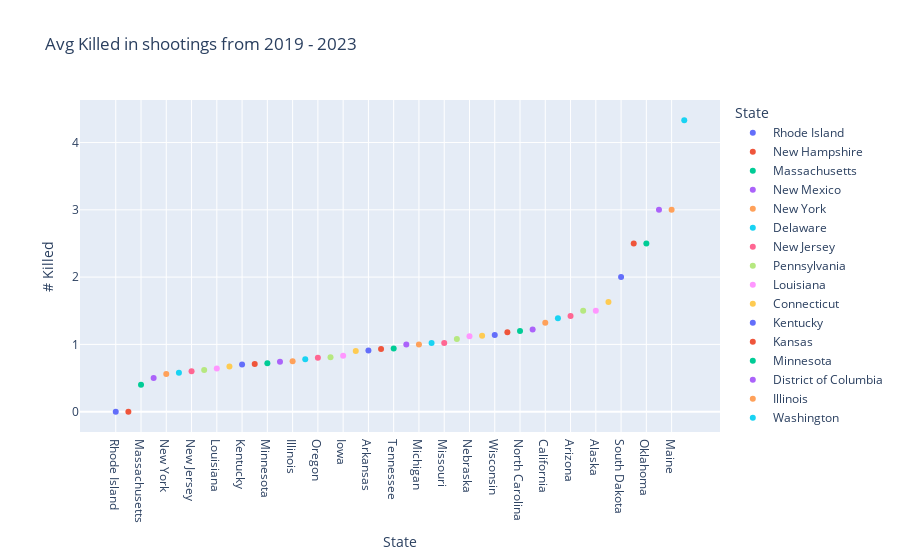

Notebook cell for this chart:
### Code cell
avg_df = avg_df.round(2)
hovertemplate = "# Killed: %{customdata[0]} <br># Injured: %{customdata[1]}: </br>"
plot = px.scatter(avg_df, x = 'State', y = '# Killed', color = 'State', title = 'Avg Killed in shootings from 2019 - 2023', custom_data = ['# Killed', '# Injured'], trendline='ols')
plot.update_traces(hovertemplate = hovertemplate)
plot.show()

### Figure 1 — Plotly figure (JSON) as saved in the notebook; plotly's stock layout.template omitted (floating-point values rounded to 4 significant figures)
{"data": [{"customdata": [[0, 6.5]], "hovertemplate": "# Killed: %{customdata[0]} <br># Injured: %{customdata[1]}: </br>", "legendgroup": "Rhode Island", "marker": {"color": "#636efa", "symbol": "circle"}, "mode": "markers", "name": "Rhode Island", "orientation": "v", "showlegend": true, "type": "scatter", "x": ["Rhode Island"], "xaxis": "x", "y": [0], "yaxis": "y"}, {"hovertemplate": "# Killed: %{customdata[0]} <br># Injured: %{customdata[1]}: </br>", "legendgroup": "Rhode Island", "marker": {"color": "#636efa", "symbol": "circle"}, "mode": "lines", "name": "Rhode Island", "showlegend": false, "type": "scatter", "xaxis": "x", "yaxis": "y"}, {"customdata": [[0, 4]], "hovertemplate": "# Killed: %{customdata[0]} <br># Injured: %{customdata[1]}: </br>", "legendgroup": "New Hampshire", "marker": {"color": "#EF553B", "symbol": "circle"}, "mode": "markers", "name": "New Hampshire", "orientation": "v", "showlegend": true, "type": "scatter", "x": ["New Hampshire"], "xaxis": "x", "y": [0], "yaxis": "y"}, {"hovertemplate": "# Killed: %{customdata[0]} <br># Injured: %{customdata[1]}: </br>", "legendgroup": "New Hampshire", "marker": {"color": "#EF553B", "symbol": "circle"}, "mode": "lines", "name": "New Hampshire", "showlegend": false, "type": "scatter", "xaxis": "x", "yaxis": "y"}, {"customdata": [[0.4, 4.33]], "hovertemplate": "# Killed: %{customdata[0]} <br># Injured: %{customdata[1]}: </br>", "legendgroup": "Massachusetts", "marker": {"color": "#00cc96", "symbol": "circle"}, "mode": "markers", "name": "Massachusetts", "orientation": "v", "showlegend": true, "type": "scatter", "x": ["Massachusetts"], "xaxis": "x", "y": [0.4], "yaxis": "y"}, {"hovertemplate": "# Killed: %{customdata[0]} <br># Injured: %{customdata[1]}: </br>", "legendgroup": "Massachusetts", "marker": {"color": "#00cc96", "symbol": "circle"}, "mode": "lines", "name": "Massachusetts", "showlegend": false, "type": "scatter", "xaxis": "x", "yaxis": "y"}, {"customdata": [[0.5, 4]], "hovertemplate": "# Killed: %{customdata[0]} <br># Injured: %{customdata[1]}: </br>", "legendgroup": "New Mexico", "marker": {"color": "#ab63fa", "symbol": "circle"}, "mode": "markers", "name": "New Mexico", "orientation": "v", "showlegend": true, "type": "scatter", "x": ["New Mexico"], "xaxis": "x", "y": [0.5], "yaxis": "y"}, {"hovertemplate": "# Killed: %{customdata[0]} <br># Injured: %{customdata[1]}: </br>", "legendgroup": "New Mexico", "marker": {"color": "#ab63fa", "symbol": "circle"}, "mode": "lines", "name": "New Mexico", "showlegend": false, "type": "scatter", "xaxis": "x", "yaxis": "y"}, {"customdata": [[0.56, 4.35]], "hovertemplate": "# Killed: %{customdata[0]} <br># Injured: %{customdata[1]}: </br>", "legendgroup": "New York", "marker": {"color": "#FFA15A", "symbol": "circle"}, "mode": "markers", "name": "New York", "orientation": "v", "showlegend": true, "type": "scatter", "x": ["New York"], "xaxis": "x", "y": [0.56], "yaxis": "y"}, {"hovertemplate": "# Killed: %{customdata[0]} <br># Injured: %{customdata[1]}: </br>", "legendgroup": "New York", "marker": {"color": "#FFA15A", "symbol": "circle"}, "mode": "lines", "name": "New York", "showlegend": false, "type": "scatter", "xaxis": "x", "yaxis": "y"}, {"customdata": [[0.58, 3.67]], "hovertemplate": "# Killed: %{customdata[0]} <br># Injured: %{customdata[1]}: </br>", "legendgroup": "Delaware", "marker": {"color": "#19d3f3", "symbol": "circle"}, "mode": "markers", "name": "Delaware", "orientation": "v", "showlegend": true, "type": "scatter", "x": ["Delaware"], "xaxis": "x", "y": [0.58], "yaxis": "y"}, {"hovertemplate": "# Killed: %{customdata[0]} <br># Injured: %{customdata[1]}: </br>", "legendgroup": "Delaware", "marker": {"color": "#19d3f3", "symbol": "circle"}, "mode": "lines", "name": "Delaware", "showlegend": false, "type": "scatter", "xaxis": "x", "yaxis": "y"}, {"customdata": [[0.6, 4.49]], "hovertemplate": "# Killed: %{customdata[0]} <br># Injured: %{customdata[1]}: </br>", "legendgroup": "New Jersey", "marker": {"color": "#FF6692", "symbol": "circle"}, "mode": "markers", "name": "New Jersey", "orientation": "v", "showlegend": true, "type": "scatter", "x": ["New Jersey"], "xaxis": "x", "y": [0.6], "yaxis": "y"}, {"hovertemplate": "# Killed: %{customdata[0]} <br># Injured: %{customdata[1]}: </br>", "legendgroup": "New Jersey", "marker": {"color": "#FF6692", "symbol": "circle"}, "mode": "lines", "name": "New Jersey", "showlegend": false, "type": "scatter", "xaxis": "x", "yaxis": "y"}, {"customdata": [[0.62, 4.16]], "hovertemplate": "# Killed: %{customdata[0]} <br># Injured: %{customdata[1]}: </br>", "legendgroup": "Pennsylvania", "marker": {"color": "#B6E880", "symbol": "circle"}, "mode": "markers", "name": "Pennsylvania", "orientation": "v", "showlegend": true, "type": "scatter", "x": ["Pennsylvania"], "xaxis": "x", "y": [0.62], "yaxis": "y"}, {"hovertemplate": "# Killed: %{customdata[0]} <br># Injured: %{customdata[1]}: </br>", "legendgroup": "Pennsylvania", "marker": {"color": "#B6E880", "symbol": "circle"}, "mode": "lines", "name": "Pennsylvania", "showlegend": false, "type": "scatter", "xaxis": "x", "yaxis": "y"}, {"customdata": [[0.64, 4.61]], "hovertemplate": "# Killed: %{customdata[0]} <br># Injured: %{customdata[1]}: </br>", "legendgroup": "Louisiana", "marker": {"color": "#FF97FF", "symbol": "circle"}, "mode": "markers", "name": "Louisiana", "orientation": "v", "showlegend": true, "type": "scatter", "x": ["Louisiana"], "xaxis": "x", "y": [0.64], "yaxis": "y"}, {"hovertemplate": "# Killed: %{customdata[0]} <br># Injured: %{customdata[1]}: </br>", "legendgroup": "Louisiana", "marker": {"color": "#FF97FF", "symbol": "circle"}, "mode": "lines", "name": "Louisiana", "showlegend": false, "type": "scatter", "xaxis": "x", "yaxis": "y"}, {"customdata": [[0.67, 3.83]], "hovertemplate": "# Killed: %{customdata[0]} <br># Injured: %{customdata[1]}: </br>", "legendgroup": "Connecticut", "marker": {"color": "#FECB52", "symbol": "circle"}, "mode": "markers", "name": "Connecticut", "orientation": "v", "showlegend": true, "type": "scatter", "x": ["Connecticut"], "xaxis": "x", "y": [0.67], "yaxis": "y"}, {"hovertemplate": "# Killed: %{customdata[0]} <br># Injured: %{customdata[1]}: </br>", "legendgroup": "Connecticut", "marker": {"color": "#FECB52", "symbol": "circle"}, "mode": "lines", "name": "Connecticut", "showlegend": false, "type": "scatter", "xaxis": "x", "yaxis": "y"}, {"customdata": [[0.7, 4.26]], "hovertemplate": "# Killed: %{customdata[0]} <br># Injured: %{customdata[1]}: </br>", "legendgroup": "Kentucky", "marker": {"color": "#636efa", "symbol": "circle"}, "mode": "markers", "name": "Kentucky", "orientation": "v", "showlegend": true, "type": "scatter", "x": ["Kentucky"], "xaxis": "x", "y": [0.7], "yaxis": "y"}, {"hovertemplate": "# Killed: %{customdata[0]} <br># Injured: %{customdata[1]}: </br>", "legendgroup": "Kentucky", "marker": {"color": "#636efa", "symbol": "circle"}, "mode": "lines", "name": "Kentucky", "showlegend": false, "type": "scatter", "xaxis": "x", "yaxis": "y"}, {"customdata": [[0.71, 4.14]], "hovertemplate": "# Killed: %{customdata[0]} <br># Injured: %{customdata[1]}: </br>", "legendgroup": "Kansas", "marker": {"color": "#EF553B", "symbol": "circle"}, "mode": "markers", "name": "Kansas", "orientation": "v", "showlegend": true, "type": "scatter", "x": ["Kansas"], "xaxis": "x", "y": [0.71], "yaxis": "y"}, {"hovertemplate": "# Killed: %{customdata[0]} <br># Injured: %{customdata[1]}: </br>", "legendgroup": "Kansas", "marker": {"color": "#EF553B", "symbol": "circle"}, "mode": "lines", "name": "Kansas", "showlegend": false, "type": "scatter", "xaxis": "x", "yaxis": "y"}, {"customdata": [[0.72, 4.66]], "hovertemplate": "# Killed: %{customdata[0]} <br># Injured: %{customdata[1]}: </br>", "legendgroup": "Minnesota", "marker": {"color": "#00cc96", "symbol": "circle"}, "mode": "markers", "name": "Minnesota", "orientation": "v", "showlegend": true, "type": "scatter", "x": ["Minnesota"], "xaxis": "x", "y": [0.72], "yaxis": "y"}, {"hovertemplate": "# Killed: %{customdata[0]} <br># Injured: %{customdata[1]}: </br>", "legendgroup": "Minnesota", "marker": {"color": "#00cc96", "symbol": "circle"}, "mode": "lines", "name": "Minnesota", "showlegend": false, "type": "scatter", "xaxis": "x", "yaxis": "y"}, {"customdata": [[0.74, 4.65]], "hovertemplate": "# Killed: %{customdata[0]} <br># Injured: %{customdata[1]}: </br>", "legendgroup": "District of Columbia", "marker": {"color": "#ab63fa", "symbol": "circle"}, "mode": "markers", "name": "District of Columbia", "orientation": "v", "showlegend": true, "type": "scatter", "x": ["District of Columbia"], "xaxis": "x", "y": [0.74], "yaxis": "y"}, {"hovertemplate": "# Killed: %{customdata[0]} <br># Injured: %{customdata[1]}: </br>", "legendgroup": "District of Columbia", "marker": {"color": "#ab63fa", "symbol": "circle"}, "mode": "lines", "name": "District of Columbia", "showlegend": false, "type": "scatter", "xaxis": "x", "yaxis": "y"}, {"customdata": [[0.75, 4.42]], "hovertemplate": "# Killed: %{customdata[0]} <br># Injured: %{customdata[1]}: </br>", "legendgroup": "Illinois", "marker": {"color": "#FFA15A", "symbol": "circle"}, "mode": "markers", "name": "Illinois", "orientation": "v", "showlegend": true, "type": "scatter", "x": ["Illinois"], "xaxis": "x", "y": [0.75], "yaxis": "y"}, {"hovertemplate": "# Killed: %{customdata[0]} <br># Injured: %{customdata[1]}: </br>", "legendgroup": "Illinois", "marker": {"color": "#FFA15A", "symbol": "circle"}, "mode": "lines", "name": "Illinois", "showlegend": false, "type": "scatter", "xaxis": "x", "yaxis": "y"}, {"customdata": [[0.78, 4.04]], "hovertemplate": "# Killed: %{customdata[0]} <br># Injured: %{customdata[1]}: </br>", "legendgroup": "Washington", "marker": {"color": "#19d3f3", "symbol": "circle"}, "mode": "markers", "name": "Washington", "orientation": "v", "showlegend": true, "type": "scatter", "x": ["Washington"], "xaxis": "x", "y": [0.78], "yaxis": "y"}, {"hovertemplate": "# Killed: %{customdata[0]} <br># Injured: %{customdata[1]}: </br>", "legendgroup": "Washington", "marker": {"color": "#19d3f3", "symbol": "circle"}, "mode": "lines", "name": "Washington", "showlegend": false, "type": "scatter", "xaxis": "x", "yaxis": "y"}, {"customdata": [[0.8, 4.2]], "hovertemplate": "# Killed: %{customdata[0]} <br># Injured: %{customdata[1]}: </br>", "legendgroup": "Oregon", "marker": {"color": "#FF6692", "symbol": "circle"}, "mode": "markers", "name": "Oregon", "orientation": "v", "showlegend": true, "type": "scatter", "x": ["Oregon"], "xaxis": "x", "y": [0.8], "yaxis": "y"}, {"hovertemplate": "# Killed: %{customdata[0]} <br># Injured: %{customdata[1]}: </br>", "legendgroup": "Oregon", "marker": {"color": "#FF6692", "symbol": "circle"}, "mode": "lines", "name": "Oregon", "showlegend": false, "type": "scatter", "xaxis": "x", "yaxis": "y"}, {"customdata": [[0.81, 4.5]], "hovertemplate": "# Killed: %{customdata[0]} <br># Injured: %{customdata[1]}: </br>", "legendgroup": "Florida", "marker": {"color": "#B6E880", "symbol": "circle"}, "mode": "markers", "name": "Florida", "orientation": "v", "showlegend": true, "type": "scatter", "x": ["Florida"], "xaxis": "x", "y": [0.81], "yaxis": "y"}, {"hovertemplate": "# Killed: %{customdata[0]} <br># Injured: %{customdata[1]}: </br>", "legendgroup": "Florida", "marker": {"color": "#B6E880", "symbol": "circle"}, "mode": "lines", "name": "Florida", "showlegend": false, "type": "scatter", "xaxis": "x", "yaxis": "y"}, {"customdata": [[0.83, 4.5]], "hovertemplate": "# Killed: %{customdata[0]} <br># Injured: %{customdata[1]}: </br>", "legendgroup": "Iowa", "marker": {"color": "#FF97FF", "symbol": "circle"}, "mode": "markers", "name": "Iowa", "orientation": "v", "showlegend": true, "type": "scatter", "x": ["Iowa"], "xaxis": "x", "y": [0.83], "yaxis": "y"}, {"hovertemplate": "# Killed: %{customdata[0]} <br># Injured: %{customdata[1]}: </br>", "legendgroup": "Iowa", "marker": {"color": "#FF97FF", "symbol": "circle"}, "mode": "lines", "name": "Iowa", "showlegend": false, "type": "scatter", "xaxis": "x", "yaxis": "y"}, {"customdata": [[0.9, 4.32]], "hovertemplate": "# Killed: %{customdata[0]} <br># Injured: %{customdata[1]}: </br>", "legendgroup": "Ohio", "marker": {"color": "#FECB52", "symbol": "circle"}, "mode": "markers", "name": "Ohio", "orientation": "v", "showlegend": true, "type": "scatter", "x": ["Ohio"], "xaxis": "x", "y": [0.9], "yaxis": "y"}, {"hovertemplate": "# Killed: %{customdata[0]} <br># Injured: %{customdata[1]}: </br>", "legendgroup": "Ohio", "marker": {"color": "#FECB52", "symbol": "circle"}, "mode": "lines", "name": "Ohio", "showlegend": false, "type": "scatter", "xaxis": "x", "yaxis": "y"}, {"customdata": [[0.91, 4.78]], "hovertemplate": "# Killed: %{customdata[0]} <br># Injured: %{customdata[1]}: </br>", "legendgroup": "Arkansas", "marker": {"color": "#636efa", "symbol": "circle"}, "mode": "markers", "name": "Arkansas", "orientation": "v", "showlegend": true, "type": "scatter", "x": ["Arkansas"], "xaxis": "x", "y": [0.91], "yaxis": "y"}, {"hovertemplate": "# Killed: %{customdata[0]} <br># Injured: %{customdata[1]}: </br>", "legendgroup": "Arkansas", "marker": {"color": "#636efa", "symbol": "circle"}, "mode": "lines", "name": "Arkansas", "showlegend": false, "type": "scatter", "xaxis": "x", "yaxis": "y"}, {"customdata": [[0.93, 5.21]], "hovertemplate": "# Killed: %{customdata[0]} <br># Injured: %{customdata[1]}: </br>", "legendgroup": "Nevada", "marker": {"color": "#EF553B", "symbol": "circle"}, "mode": "markers", "name": "Nevada", "orientation": "v", "showlegend": true, "type": "scatter", "x": ["Nevada"], "xaxis": "x", "y": [0.93], "yaxis": "y"}, {"hovertemplate": "# Killed: %{customdata[0]} <br># Injured: %{customdata[1]}: </br>", "legendgroup": "Nevada", "marker": {"color": "#EF553B", "symbol": "circle"}, "mode": "lines", "name": "Nevada", "showlegend": false, "type": "scatter", "xaxis": "x", "yaxis": "y"}, {"customdata": [[0.94, 4.22]], "hovertemplate": "# Killed: %{customdata[0]} <br># Injured: %{customdata[1]}: </br>", "legendgroup": "Tennessee", "marker": {"color": "#00cc96", "symbol": "circle"}, "mode": "markers", "name": "Tennessee", "orientation": "v", "showlegend": true, "type": "scatter", "x": ["Tennessee"], "xaxis": "x", "y": [0.94], "yaxis": "y"}, {"hovertemplate": "# Killed: %{customdata[0]} <br># Injured: %{customdata[1]}: </br>", "legendgroup": "Tennessee", "marker": {"color": "#00cc96", "symbol": "circle"}, "mode": "lines", "name": "Tennessee", "showlegend": false, "type": "scatter", "xaxis": "x", "yaxis": "y"}, {"customdata": [[1, 3.92]], "hovertemplate": "# Killed: %{customdata[0]} <br># Injured: %{customdata[1]}: </br>", "legendgroup": "Alabama", "marker": {"color": "#ab63fa", "symbol": "circle"}, "mode": "markers", "name": "Alabama", "orientation": "v", "showlegend": true, "type": "scatter", "x": ["Alabama"], "xaxis": "x", "y": [1], "yaxis": "y"}, {"hovertemplate": "# Killed: %{customdata[0]} <br># Injured: %{customdata[1]}: </br>", "legendgroup": "Alabama", "marker": {"color": "#ab63fa", "symbol": "circle"}, "mode": "lines", "name": "Alabama", "showlegend": false, "type": "scatter", "xaxis": "x", "yaxis": "y"}, {"customdata": [[1, 3.72]], "hovertemplate": "# Killed: %{customdata[0]} <br># Injured: %{customdata[1]}: </br>", "legendgroup": "Michigan", "marker": {"color": "#FFA15A", "symbol": "circle"}, "mode": "markers", "name": "Michigan", "orientation": "v", "showlegend": true, "type": "scatter", "x": ["Michigan"], "xaxis": "x", "y": [1], "yaxis": "y"}, {"hovertemplate": "# Killed: %{customdata[0]} <br># Injured: %{customdata[1]}: </br>", "legendgroup": "Michigan", "marker": {"color": "#FFA15A", "symbol": "circle"}, "mode": "lines", "name": "Michigan", "showlegend": false, "type": "scatter", "xaxis": "x", "yaxis": "y"}, {"customdata": [[1.02, 3.68]], "hovertemplate": "# Killed: %{customdata[0]} <br># Injured: %{customdata[1]}: </br>", "legendgroup": "Maryland", "marker": {"color": "#19d3f3", "symbol": "circle"}, "mode": "markers", "name": "Maryland", "orientation": "v", "showlegend": true, "type": "scatter", "x": ["Maryland"], "xaxis": "x", "y": [1.02], "yaxis": "y"}, {"hovertemplate": "# Killed: %{customdata[0]} <br># Injured: %{customdata[1]}: </br>", "legendgroup": "Maryland", "marker": {"color": "#19d3f3", "symbol": "circle"}, "mode": "lines", "name": "Maryland", "showlegend": false, "type": "scatter", "xaxis": "x", "yaxis": "y"}, {"customdata": [[1.02, 4.09]], "hovertemplate": "# Killed: %{customdata[0]} <br># Injured: %{customdata[1]}: </br>", "legendgroup": "Missouri", "marker": {"color": "#FF6692", "symbol": "circle"}, "mode": "markers", "name": "Missouri", "orientation": "v", "showlegend": true, "type": "scatter", "x": ["Missouri"], "xaxis": "x", "y": [1.02], "yaxis": "y"}, {"hovertemplate": "# Killed: %{customdata[0]} <br># Injured: %{customdata[1]}: </br>", "legendgroup": "Missouri", "marker": {"color": "#FF6692", "symbol": "circle"}, "mode": "lines", "name": "Missouri", "showlegend": false, "type": "scatter", "xaxis": "x", "yaxis": "y"}, {"customdata": [[1.08, 4.51]], "hovertemplate": "# Killed: %{customdata[0]} <br># Injured: %{customdata[1]}: </br>", "legendgroup": "South Carolina", "marker": {"color": "#B6E880", "symbol": "circle"}, "mode": "markers", "name": "South Carolina", "orientation": "v", "showlegend": true, "type": "scatter", "x": ["South Carolina"], "xaxis": "x", "y": [1.08], "yaxis": "y"}, {"hovertemplate": "# Killed: %{customdata[0]} <br># Injured: %{customdata[1]}: </br>", "legendgroup": "South Carolina", "marker": {"color": "#B6E880", "symbol": "circle"}, "mode": "lines", "name": "South Carolina", "showlegend": false, "type": "scatter", "xaxis": "x", "yaxis": "y"}, {"customdata": [[1.12, 4]], "hovertemplate": "# Killed: %{customdata[0]} <br># Injured: %{customdata[1]}: </br>", "legendgroup": "Nebraska", "marker": {"color": "#FF97FF", "symbol": "circle"}, "mode": "markers", "name": "Nebraska", "orientation": "v", "showlegend": true, "type": "scatter", "x": ["Nebraska"], "xaxis": "x", "y": [1.12], "yaxis": "y"}, {"hovertemplate": "# Killed: %{customdata[0]} <br># Injured: %{customdata[1]}: </br>", "legendgroup": "Nebraska", "marker": {"color": "#FF97FF", "symbol": "circle"}, "mode": "lines", "name": "Nebraska", "showlegend": false, "type": "scatter", "xaxis": "x", "yaxis": "y"}, {"customdata": [[1.13, 3.96]], "hovertemplate": "# Killed: %{customdata[0]} <br># Injured: %{customdata[1]}: </br>", "legendgroup": "Georgia", "marker": {"color": "#FECB52", "symbol": "circle"}, "mode": "markers", "name": "Georgia", "orientation": "v", "showlegend": true, "type": "scatter", "x": ["Georgia"], "xaxis": "x", "y": [1.13], "yaxis": "y"}, {"hovertemplate": "# Killed: %{customdata[0]} <br># Injured: %{customdata[1]}: </br>", "legendgroup": "Georgia", "marker": {"color": "#FECB52", "symbol": "circle"}, "mode": "lines", "name": "Georgia", "showlegend": false, "type": "scatter", "xaxis": "x", "yaxis": "y"}, {"customdata": [[1.14, 4.11]], "hovertemplate": "# Killed: %{customdata[0]} <br># Injured: %{customdata[1]}: </br>", "legendgroup": "Wisconsin", "marker": {"color": "#636efa", "symbol": "circle"}, "mode": "markers", "name": "Wisconsin", "orientation": "v", "showlegend": true, "type": "scatter", "x": ["Wisconsin"], "xaxis": "x", "y": [1.14], "yaxis": "y"}, {"hovertemplate": "# Killed: %{customdata[0]} <br># Injured: %{customdata[1]}: </br>", "legendgroup": "Wisconsin", "marker": {"color": "#636efa", "symbol": "circle"}, "mode": "lines", "name": "Wisconsin", "showlegend": false, "type": "scatter", "xaxis": "x", "yaxis": "y"}, {"customdata": [[1.18, 3.84]], "hovertemplate": "# Killed: %{customdata[0]} <br># Injured: %{customdata[1]}: </br>", "legendgroup": "Virginia", "marker": {"color": "#EF553B", "symbol": "circle"}, "mode": "markers", "name": "Virginia", "orientation": "v", "showlegend": true, "type": "scatter", "x": ["Virginia"], "xaxis": "x", "y": [1.18], "yaxis": "y"}, {"hovertemplate": "# Killed: %{customdata[0]} <br># Injured: %{customdata[1]}: </br>", "legendgroup": "Virginia", "marker": {"color": "#EF553B", "symbol": "circle"}, "mode": "lines", "name": "Virginia", "showlegend": false, "type": "scatter", "xaxis": "x", "yaxis": "y"}, {"customdata": [[1.2, 3.76]], "hovertemplate": "# Killed: %{customdata[0]} <br># Injured: %{customdata[1]}: </br>", "legendgroup": "North Carolina", "marker": {"color": "#00cc96", "symbol": "circle"}, "mode": "markers", "name": "North Carolina", "orientation": "v", "showlegend": true, "type": "scatter", "x": ["North Carolina"], "xaxis": "x", "y": [1.2], "yaxis": "y"}, {"hovertemplate": "# Killed: %{customdata[0]} <br># Injured: %{customdata[1]}: </br>", "legendgroup": "North Carolina", "marker": {"color": "#00cc96", "symbol": "circle"}, "mode": "lines", "name": "North Carolina", "showlegend": false, "type": "scatter", "xaxis": "x", "yaxis": "y"}, {"customdata": [[1.22, 3.98]], "hovertemplate": "# Killed: %{customdata[0]} <br># Injured: %{customdata[1]}: </br>", "legendgroup": "Mississippi", "marker": {"color": "#ab63fa", "symbol": "circle"}, "mode": "markers", "name": "Mississippi", "orientation": "v", "showlegend": true, "type": "scatter", "x": ["Mississippi"], "xaxis": "x", "y": [1.22], "yaxis": "y"}, {"hovertemplate": "# Killed: %{customdata[0]} <br># Injured: %{customdata[1]}: </br>", "legendgroup": "Mississippi", "marker": {"color": "#ab63fa", "symbol": "circle"}, "mode": "lines", "name": "Mississippi", "showlegend": false, "type": "scatter", "xaxis": "x", "yaxis": "y"}, {"customdata": [[1.32, 3.79]], "hovertemplate": "# Killed: %{customdata[0]} <br># Injured: %{customdata[1]}: </br>", "legendgroup": "California", "marker": {"color": "#FFA15A", "symbol": "circle"}, "mode": "markers", "name": "California", "orientation": "v", "showlegend": true, "type": "scatter", "x": ["California"], "xaxis": "x", "y": [1.32], "yaxis": "y"}, {"hovertemplate": "# Killed: %{customdata[0]} <br># Injured: %{customdata[1]}: </br>", "legendgroup": "California", "marker": {"color": "#FFA15A", "symbol": "circle"}, "mode": "lines", "name": "California", "showlegend": false, "type": "scatter", "xaxis": "x", "yaxis": "y"}, {"customdata": [[1.39, 3.97]], "hovertemplate": "# Killed: %{customdata[0]} <br># Injured: %{customdata[1]}: </br>", "legendgroup": "Texas", "marker": {"color": "#19d3f3", "symbol": "circle"}, "mode": "markers", "name": "Texas", "orientation": "v", "showlegend": true, "type": "scatter", "x": ["Texas"], "xaxis": "x", "y": [1.39], "yaxis": "y"}, {"hovertemplate": "# Killed: %{customdata[0]} <br># Injured: %{customdata[1]}: </br>", "legendgroup": "Texas", "marker": {"color": "#19d3f3", "symbol": "circle"}, "mode": "lines", "name": "Texas", "showlegend": false, "type": "scatter", "xaxis": "x", "yaxis": "y"}, {"customdata": [[1.42, 4.58]], "hovertemplate": "# Killed: %{customdata[0]} <br># Injured: %{customdata[1]}: </br>", "legendgroup": "Arizona", "marker": {"color": "#FF6692", "symbol": "circle"}, "mode": "markers", "name": "Arizona", "orientation": "v", "showlegend": true, "type": "scatter", "x": ["Arizona"], "xaxis": "x", "y": [1.42], "yaxis": "y"}, {"hovertemplate": "# Killed: %{customdata[0]} <br># Injured: %{customdata[1]}: </br>", "legendgroup": "Arizona", "marker": {"color": "#FF6692", "symbol": "circle"}, "mode": "lines", "name": "Arizona", "showlegend": false, "type": "scatter", "xaxis": "x", "yaxis": "y"}, {"customdata": [[1.5, 3.64]], "hovertemplate": "# Killed: %{customdata[0]} <br># Injured: %{customdata[1]}: </br>", "legendgroup": "Indiana", "marker": {"color": "#B6E880", "symbol": "circle"}, "mode": "markers", "name": "Indiana", "orientation": "v", "showlegend": true, "type": "scatter", "x": ["Indiana"], "xaxis": "x", "y": [1.5], "yaxis": "y"}, {"hovertemplate": "# Killed: %{customdata[0]} <br># Injured: %{customdata[1]}: </br>", "legendgroup": "Indiana", "marker": {"color": "#B6E880", "symbol": "circle"}, "mode": "lines", "name": "Indiana", "showlegend": false, "type": "scatter", "xaxis": "x", "yaxis": "y"}, {"customdata": [[1.5, 3]], "hovertemplate": "# Killed: %{customdata[0]} <br># Injured: %{customdata[1]}: </br>", "legendgroup": "Alaska", "marker": {"color": "#FF97FF", "symbol": "circle"}, "mode": "markers", "name": "Alaska", "orientation": "v", "showlegend": true, "type": "scatter", "x": ["Alaska"], "xaxis": "x", "y": [1.5], "yaxis": "y"}, {"hovertemplate": "# Killed: %{customdata[0]} <br># Injured: %{customdata[1]}: </br>", "legendgroup": "Alaska", "marker": {"color": "#FF97FF", "symbol": "circle"}, "mode": "lines", "name": "Alaska", "showlegend": false, "type": "scatter", "xaxis": "x", "yaxis": "y"}, {"customdata": [[1.63, 4.05]], "hovertemplate": "# Killed: %{customdata[0]} <br># Injured: %{customdata[1]}: </br>", "legendgroup": "Colorado", "marker": {"color": "#FECB52", "symbol": "circle"}, "mode": "markers", "name": "Colorado", "orientation": "v", "showlegend": true, "type": "scatter", "x": ["Colorado"], "xaxis": "x", "y": [1.63], "yaxis": "y"}, {"hovertemplate": "# Killed: %{customdata[0]} <br># Injured: %{customdata[1]}: </br>", "legendgroup": "Colorado", "marker": {"color": "#FECB52", "symbol": "circle"}, "mode": "lines", "name": "Colorado", "showlegend": false, "type": "scatter", "xaxis": "x", "yaxis": "y"}, {"customdata": [[2, 2.5]], "hovertemplate": "# Killed: %{customdata[0]} <br># Injured: %{customdata[1]}: </br>", "legendgroup": "South Dakota", "marker": {"color": "#636efa", "symbol": "circle"}, "mode": "markers", "name": "South Dakota", "orientation": "v", "showlegend": true, "type": "scatter", "x": ["South Dakota"], "xaxis": "x", "y": [2], "yaxis": "y"}, {"hovertemplate": "# Killed: %{customdata[0]} <br># Injured: %{customdata[1]}: </br>", "legendgroup": "South Dakota", "marker": {"color": "#636efa", "symbol": "circle"}, "mode": "lines", "name": "South Dakota", "showlegend": false, "type": "scatter", "xaxis": "x", "yaxis": "y"}, {"customdata": [[2.5, 3]], "hovertemplate": "# Killed: %{customdata[0]} <br># Injured: %{customdata[1]}: </br>", "legendgroup": "Idaho", "marker": {"color": "#EF553B", "symbol": "circle"}, "mode": "markers", "name": "Idaho", "orientation": "v", "showlegend": true, "type": "scatter", "x": ["Idaho"], "xaxis": "x", "y": [2.5], "yaxis": "y"}, {"hovertemplate": "# Killed: %{customdata[0]} <br># Injured: %{customdata[1]}: </br>", "legendgroup": "Idaho", "marker": {"color": "#EF553B", "symbol": "circle"}, "mode": "lines", "name": "Idaho", "showlegend": false, "type": "scatter", "xaxis": "x", "yaxis": "y"}, {"customdata": [[2.5, 2.58]], "hovertemplate": "# Killed: %{customdata[0]} <br># Injured: %{customdata[1]}: </br>", "legendgroup": "Oklahoma", "marker": {"color": "#00cc96", "symbol": "circle"}, "mode": "markers", "name": "Oklahoma", "orientation": "v", "showlegend": true, "type": "scatter", "x": ["Oklahoma"], "xaxis": "x", "y": [2.5], "yaxis": "y"}, {"hovertemplate": "# Killed: %{customdata[0]} <br># Injured: %{customdata[1]}: </br>", "legendgroup": "Oklahoma", "marker": {"color": "#00cc96", "symbol": "circle"}, "mode": "lines", "name": "Oklahoma", "showlegend": false, "type": "scatter", "xaxis": "x", "yaxis": "y"}, {"customdata": [[3, 2.25]], "hovertemplate": "# Killed: %{customdata[0]} <br># Injured: %{customdata[1]}: </br>", "legendgroup": "West Virginia", "marker": {"color": "#ab63fa", "symbol": "circle"}, "mode": "markers", "name": "West Virginia", "orientation": "v", "showlegend": true, "type": "scatter", "x": ["West Virginia"], "xaxis": "x", "y": [3], "yaxis": "y"}, {"hovertemplate": "# Killed: %{customdata[0]} <br># Injured: %{customdata[1]}: </br>", "legendgroup": "West Virginia", "marker": {"color": "#ab63fa", "symbol": "circle"}, "mode": "lines", "name": "West Virginia", "showlegend": false, "type": "scatter", "xaxis": "x", "yaxis": "y"}, {"customdata": [[3, 1]], "hovertemplate": "# Killed: %{customdata[0]} <br># Injured: %{customdata[1]}: </br>", "legendgroup": "Maine", "marker": {"color": "#FFA15A", "symbol": "circle"}, "mode": "markers", "name": "Maine", "orientation": "v", "showlegend": true, "type": "scatter", "x": ["Maine"], "xaxis": "x", "y": [3], "yaxis": "y"}, {"hovertemplate": "# Killed: %{customdata[0]} <br># Injured: %{customdata[1]}: </br>", "legendgroup": "Maine", "marker": {"color": "#FFA15A", "symbol": "circle"}, "mode": "lines", "name": "Maine", "showlegend": false, "type": "scatter", "xaxis": "x", "yaxis": "y"}, {"customdata": [[4.33, 1.67]], "hovertemplate": "# Killed: %{customdata[0]} <br># Injured: %{customdata[1]}: </br>", "legendgroup": "Utah", "marker": {"color": "#19d3f3", "symbol": "circle"}, "mode": "markers", "name": "Utah", "orientation": "v", "showlegend": true, "type": "scatter", "x": ["Utah"], "xaxis": "x", "y": [4.33], "yaxis": "y"}, {"hovertemplate": "# Killed: %{customdata[0]} <br># Injured: %{customdata[1]}: </br>", "legendgroup": "Utah", "marker": {"color": "#19d3f3", "symbol": "circle"}, "mode": "lines", "name": "Utah", "showlegend": false, "type": "scatter", "xaxis": "x", "yaxis": "y"}], "layout": {"legend": {"title": {"text": "State"}, "tracegroupgap": 0}, "title": {"text": "Avg Killed in shootings from 2019 - 2023"}, "xaxis": {"anchor": "y", "categoryarray": ["Rhode Island", "New Hampshire", "Massachusetts", "New Mexico", "New York", "Delaware", "New Jersey", "Pennsylvania", "Louisiana", "Connecticut", "Kentucky", "Kansas", "Minnesota", "District of Columbia", "Illinois", "Washington", "Oregon", "Florida", "Iowa", "Ohio", "Arkansas", "Nevada", "Tennessee", "Alabama", "Michigan", "Maryland", "Missouri", "South Carolina", "Nebraska", "Georgia", "Wisconsin", "Virginia", "North Carolina", "Mississippi", "California", "Texas", "Arizona", "Indiana", "Alaska", "Colorado", "South Dakota", "Idaho", "Oklahoma", "West Virginia", "Maine", "Utah"], "categoryorder": "array", "domain": [0, 1], "title": {"text": "State"}}, "yaxis": {"anchor": "x", "domain": [0, 1], "title": {"text": "# Killed"}}}}
